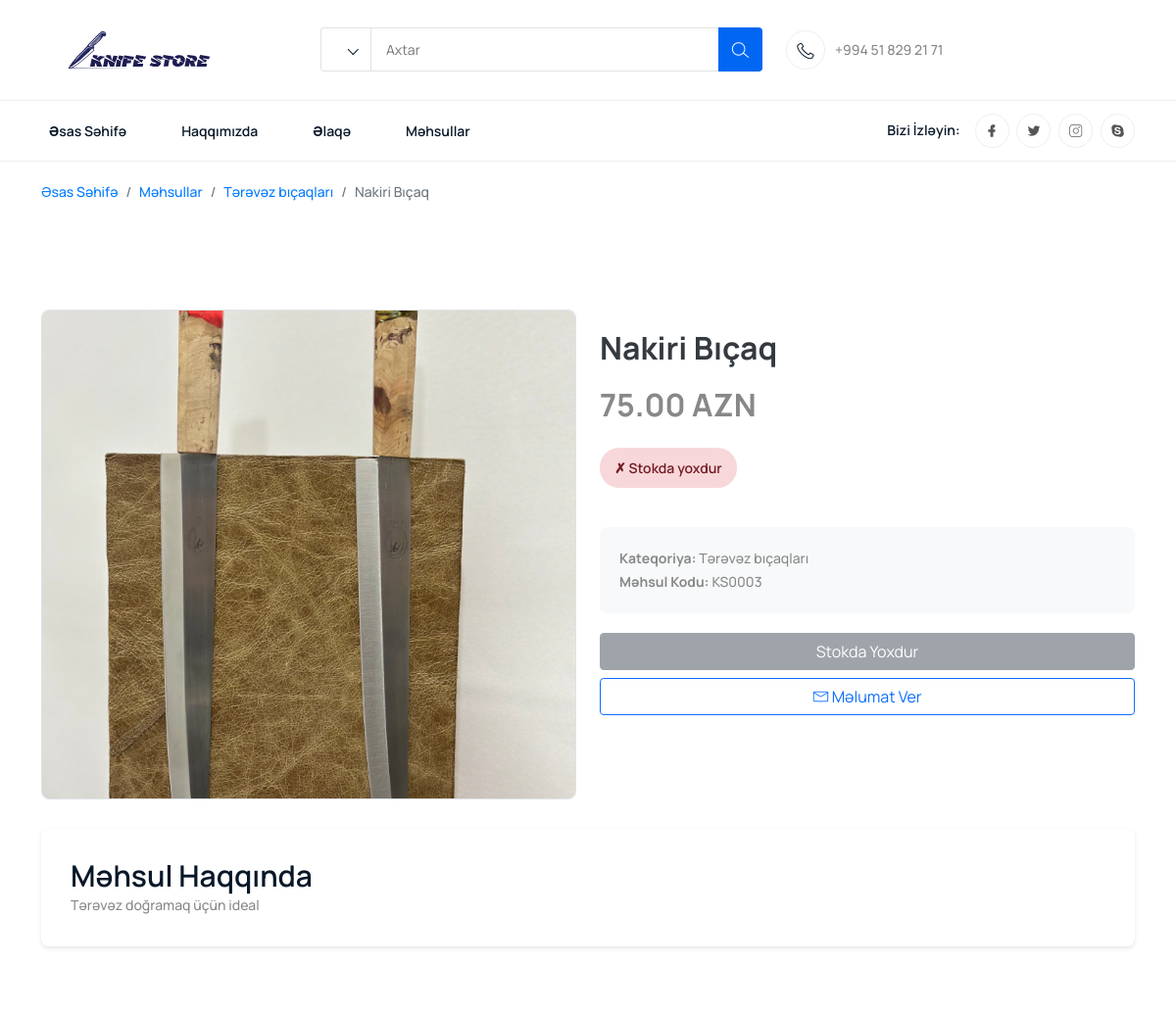
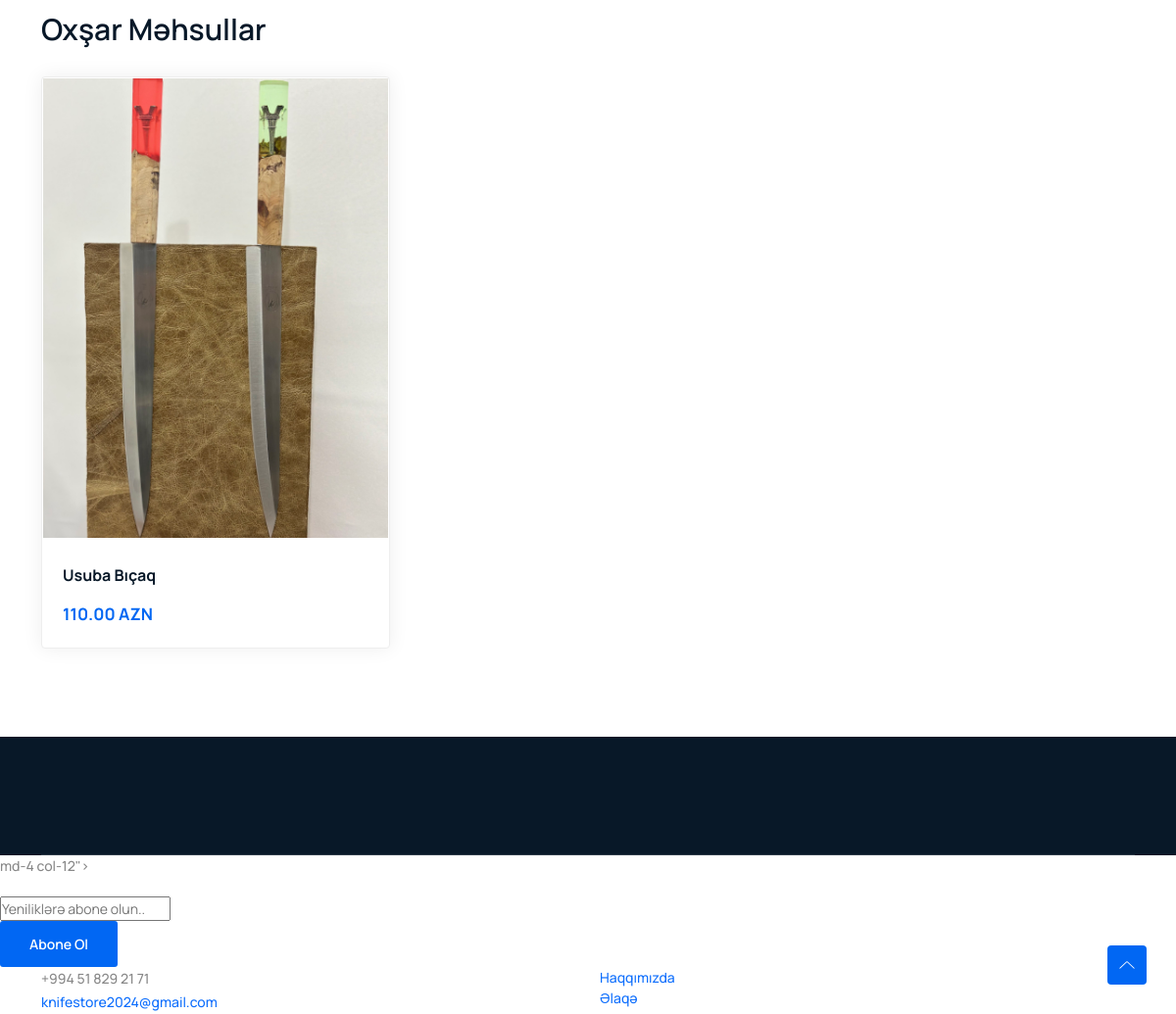
The page /product-details.php?id=3 on the database its author committed (2 pictures, top to bottom).
### tables this page shows
CREATE TABLE products (
    id INT AUTO_INCREMENT PRIMARY KEY,
    name VARCHAR(255) NOT NULL,
    price DECIMAL(10, 2) NOT NULL,
    image VARCHAR(255) NOT NULL,
    description TEXT,
    category VARCHAR(100),
    created_at TIMESTAMP DEFAULT CURRENT_TIMESTAMP
);

### config.php (called while the page is built, shortened)
<?php
function getConnection() {
    $connection = new mysqli(DB_HOST, DB_USER, DB_PASS, DB_NAME);
    $connection->set_charset("utf8mb4");
    return $connection;
}
function getProductById($id) {
    $conn = getConnection();
    $stmt = $conn->prepare("SELECT * FROM products WHERE id = ?");
    $stmt->bind_param("i", $id);
    $stmt->execute();
    $result = $stmt->get_result();
    $product = null;
    if ($result->num_rows > 0) {
        $product = $result->fetch_assoc();
    }
    return $product;
}
function getProductsByCategory($category, $limit = null) {
    $conn = getConnection();
    $sql = "SELECT * FROM products WHERE category = ? ORDER BY created_at DESC";
    if ($limit) {
        $sql .= " LIMIT " . intval($limit);
    }
    $stmt = $conn->prepare($sql);
    $stmt->bind_param("s", $category);
    $stmt->execute();
    $result = $stmt->get_result();
    $products = [];
    if ($result->num_rows > 0) {
        while($row = $result->fetch_assoc()) {
            $products[] = $row;
        }
    }
    return $products;
}
?>

### product-details.php (the view, shortened to what this page needs)
<?php
require_once 'config.php';
$product_id = isset($_GET['id']) && is_numeric($_GET['id']) ? intval($_GET['id']) : 0;
$product = getProductById($product_id);
$related_products = getProductsByCategory($product['category'], 4);
$related_products = array_filter($related_products, function($p) use ($product_id) {
    return $p['id'] != $product_id;
});
$related_products = array_slice($related_products, 0, 3);
?>
<!DOCTYPE html>
<html class="no-js" lang="az">
<head>
    <link rel="stylesheet" href="assets/css/bootstrap.min.css" />
    <link rel="stylesheet" href="assets/css/LineIcons.3.0.css" />
    <link rel="stylesheet" href="assets/css/tiny-slider.css" />
    <link rel="stylesheet" href="assets/css/glightbox.min.css" />
    <link rel="stylesheet" href="assets/css/main.css" />
</head>
<body>
    <header class="header navbar-area">
        <div class="header-middle">
            <div class="container">
                <div class="row align-items-center">
                    <div class="col-lg-3 col-md-3 col-7">
                        <a class="navbar-brand" href="index.php">
                            <img src="assets/images/logo/logo.svg" alt="Logo">
                        </a>
                    </div>
                    <div class="col-lg-5 col-md-7 d-xs-none">
                        <div class="main-menu-search">
                            <div class="navbar-search search-style-5">
                                <div class="search-select">
                                   <div class="select-position">
                                        <select id="select1">
                                        </select>
                                    </div>
                                </div>
                                <div class="search-input">
                                    <input type="text" placeholder="Axtar">
                                </div>
                                <div class="search-btn">
                                    <button><i class="lni lni-search-alt"></i></button>
                                </div>
                            </div>
                        </div>
                    </div>
                    <div class="col-lg-4 col-md-2 col-5">
                        <div class="middle-right-area">
                            <div class="nav-hotline">
                                <i class="lni lni-phone"></i>
                                <h3>
                                    <span>+994 51 829 21 71</span>
                                </h3>
                            </div>
                        </div>
                    </div>
                </div>
            </div>
        </div>
        <div class="container">
            <div class="row align-items-center justify-content-between">
                <div class="col-lg-8 col-md-6 col-12">
                    <div class="nav-inner">
                        <nav class="navbar navbar-expand-lg">
                            <div class="collapse navbar-collapse sub-menu-bar" id="navbarSupportedContent">
                                <ul class="navbar-nav ms-auto">
                                    <li class="nav-item">
                                        <a class="nav-link" href="index.php">Əsas Səhifə</a>
                                    </li>
                                    <li class="nav-item">
                                        <a class="nav-link" href="about-us.html">Haqqımızda</a>
                                    </li>
                                    <li class="nav-item">
                                        <a class="nav-link" href="contact.html">Əlaqə</a>
                                    </li>
                                    <li class="nav-item">
                                        <a class="nav-link" href="product-grids.html">Məhsullar</a>
                                    </li>
                                </ul>
                            </div>
                        </nav>
                    </div>
                </div>
                <div class="col-lg-4 col-md-6 col-12">
                    <div class="nav-social">
                        <h5 class="title">Bizi İzləyin:</h5>
                        <ul>
                            <li><a href="javascript:void(0)"><i class="lni lni-facebook-filled"></i></a></li>
                            <li><a href="javascript:void(0)"><i class="lni lni-twitter-original"></i></a></li>
                            <li><a href="https://www.instagram.com/kniife_store/"><i class="lni lni-instagram"></i></a></li>
                            <li><a href="javascript:void(0)"><i class="lni lni-skype"></i></a></li>
                        </ul>
                    </div>
                </div>
            </div>
        </div>
    </header>
    <div class="container">
        <nav aria-label="breadcrumb">
            <ol class="breadcrumb">
                <li class="breadcrumb-item"><a href="index.php">Əsas Səhifə</a></li>
                <li class="breadcrumb-item"><a href="product-grids.html">Məhsullar</a></li>
                <li class="breadcrumb-item"><a href="#"><?php echo htmlspecialchars($product['category']); ?></a></li>
                <li class="breadcrumb-item active" aria-current="page"><?php echo htmlspecialchars($product['name']); ?></li>
            </ol>
        </nav>
    </div>
    <section class="product-details section">
        <div class="container">
            <div class="row">
                <div class="col-lg-6 col-md-6 col-12">
                    <div class="product-images">
                        <div class="main-image">
                            <img src="<?php echo htmlspecialchars($product['image']); ?>"
                                 alt="<?php echo htmlspecialchars($product['name']); ?>"
                                 class="product-main-image">
                        </div>
                    </div>
                </div>
                <div class="col-lg-6 col-md-6 col-12">
                    <div class="product-info">
                        <h1 class="product-title"><?php echo htmlspecialchars($product['name']); ?></h1>
                        <div class="product-price">
                            <?php if ($product['discount_price']): ?>
                                <span class="original-price"><?php echo number_format($product['price'], 2); ?> AZN</span>
                                <span class="discount-price"><?php echo number_format($product['discount_price'], 2); ?> AZN</span>
                                <?php
                                $discount_percent = round((($product['price'] - $product['discount_price']) / $product['price']) * 100);
                                echo '<span class="discount-badge">-' . $discount_percent . '% ENDİRİM</span>';
                                ?>
                            <?php else: ?>
                                <span><?php echo number_format($product['price'], 2); ?> AZN</span>
                            <?php endif; ?>
                        </div>
                        <div class="stock-status <?php echo $product['stock_quantity'] > 0 ? 'in-stock' : 'out-of-stock'; ?>">
                            <?php if ($product['stock_quantity'] > 0): ?>
                                ✓ Stokda mövcuddur (<?php echo $product['stock_quantity']; ?> ədəd)
                            <?php else: ?>
                                ✗ Stokda yoxdur
                            <?php endif; ?>
                        </div>
                        <div class="product-meta">
                            <p><strong>Kateqoriya:</strong> <?php echo htmlspecialchars($product['category']); ?></p>
                            <p><strong>Məhsul Kodu:</strong> KS<?php echo str_pad($product['id'], 4, '0', STR_PAD_LEFT); ?></p>
                        </div>
                        <?php if ($product['stock_quantity'] > 0): ?>
                            <div class="product-add-to-cart">
                                <div class="d-flex align-items-center mb-3">
                                    <label for="quantity" class="me-2"><strong>Miqdar:</strong></label>
                                    <input type="number" id="quantity" class="form-control quantity-selector"
                                           value="1" min="1" max="<?php echo $product['stock_quantity']; ?>">
                                </div>
                                <div class="d-grid gap-2">
                                    <button class="btn btn-primary btn-add-to-cart" onclick="addToCart()">
                                        <i class="lni lni-cart"></i> Səbətə Əlavə Et
                                    </button>
                                    <button class="btn btn-outline-primary" onclick="buyNow()">
                                        <i class="lni lni-heart"></i> İndi Sifariş Ver
                                    </button>
                                </div>
                            </div>
                        <?php else: ?>
                            <div class="d-grid gap-2">
                                <button class="btn btn-secondary" disabled>
                                    Stokda Yoxdur
                                </button>
                                <button class="btn btn-outline-primary" onclick="notifyWhenAvailable()">
                                    <i class="lni lni-envelope"></i> Məlumat Ver
                                </button>
                            </div>
                        <?php endif; ?>
                    </div>
                </div>
            </div>
            <?php if ($product['description']): ?>
                <div class="row">
                    <div class="col-12">
                        <div class="product-description">
                            <h3>Məhsul Haqqında</h3>
                            <p><?php echo nl2br(htmlspecialchars($product['description'])); ?></p>
                        </div>
                    </div>
                </div>
            <?php endif; ?>
            <?php if (!empty($related_products)): ?>
                <div class="row related-products">
                    <div class="col-12">
                        <h3>Oxşar Məhsullar</h3>
                        <div class="row">
                            <?php foreach ($related_products as $related): ?>
                                <div class="col-lg-4 col-md-6 col-12">
                                    <div class="single-product">
                                        <div class="product-image">
                                            <img src="<?php echo htmlspecialchars($related['image']); ?>"
                                                 alt="<?php echo htmlspecialchars($related['name']); ?>">
                                        </div>
                                        <div class="product-info">
                                            <h4 class="title">
                                                <a href="product-details.php?id=<?php echo $related['id']; ?>">
                                                    <?php echo htmlspecialchars($related['name']); ?>
                                                </a>
                                            </h4>
                                            <div class="price">
                                                <?php if ($related['discount_price']): ?>
                                                    <span class="text-muted text-decoration-line-through me-2">
                                                        <?php echo number_format($related['price'], 2); ?> AZN
                                                    </span>
                                                    <span class="text-danger">
                                                        <?php echo number_format($related['discount_price'], 2); ?> AZN
                                                    </span>
                                                <?php else: ?>
                                                    <span><?php echo number_format($related['price'], 2); ?> AZN</span>
                                                <?php endif; ?>
                                            </div>
                                        </div>
                                    </div>
                                </div>
                            <?php endforeach; ?>
                        </div>
                    </div>
                </div>
            <?php endif; ?>
        </div>
    </section>
    <footer class="footer">
        <div class="footer-top">
            <div class="container">
                <div class="inner-content">
                </div>
            </div>
        </div>
    </footer>
    <a href="#" class="scroll-top">
        <i class="lni lni-chevron-up"></i>
    </a>
</body>
</html>md-4 col-12">
                            <div class="footer-logo">
                            </div>
                        <div class="col-lg-9 col-md-8 col-12">
                            <div class="footer-newsletter">
                                <div class="newsletter-form-head">
                                    <form action="#" method="get" target="_blank" class="newsletter-form">
                                        <input name="EMAIL" placeholder="Yeniliklərə abone olun.." type="email">
                                        <div class="button">
                                            <button class="btn">Abone ol<span class="dir-part"></span></button>
                                        </div>
                                    </form>
                                </div>
                            </div>
                        </div>
        <div class="footer-middle">
            <div class="container">
                <div class="bottom-inner">
                    <div class="row">
                        <div class="col-lg-3 col-md-6 col-12">
                            <div class="single-footer f-contact">
                                <p class="phone">+994 51 829 21 71</p>
                                <p class="mail">
                                    <a href="mailto:knifestore2024@gmail.com">knifestore2024@gmail.com</a>
                                </p>
                            </div>
                        </div>
                        <div class="col-lg-3 col-md-6 col-12">
                        </div>
                        <div class="col-lg-3 col-md-6 col-12">
                            <div class="single-footer f-link">
                                <ul>
                                    <li><a href="javascript:void(0)">Haqqımızda</a></li>
                                    <li><a href="javascript:void(0)">Əlaqə</a></li>
                                </ul>
                            </div>
                        </div>

### rows shown on the page
products: category "Tərəvəz bıçaqları", name "Nakiri Bıçaq", image (picture), price "75.00", id "0003", description "Tərəvəz doğramaq üçün ideal"
products: image (picture), name "Usuba Bıçaq", price "110.00"
